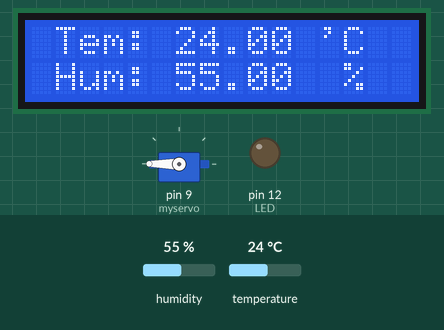
This sketch was run on a simulated Arduino Uno, built with avr-gcc and run on an emulated ATmega328P. Parts: servo, 16×2 character LCD, output pins drawn as LEDs (lit = HIGH). Dashed ring = blinking. The test bench sets the inputs (shaded band); at power-on: temperature 24 °C, humidity 55 %.

Above: at 1.7 s.
1.8 s: temperature set to 33 °C
At 4.22 s:
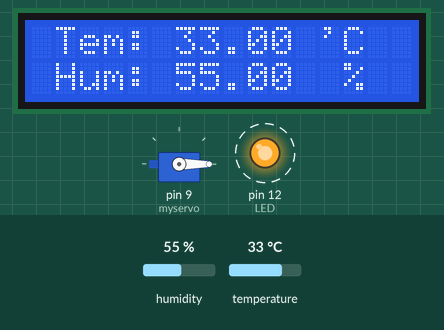
6.2 s: temperature set to 12 °C
At 7.5 s:
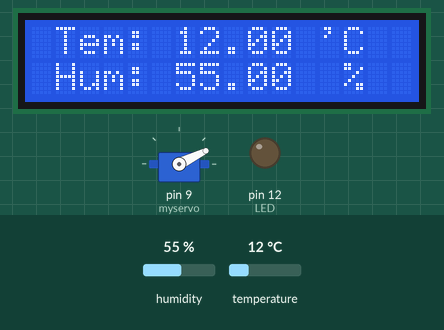
10.2 s: temperature set to 28 °C
At 14.3 s:
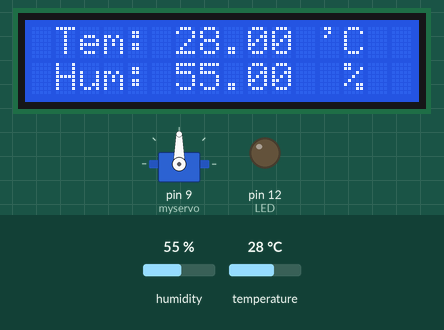
14.6 s: humidity set to 22 %
At 16.8 s:
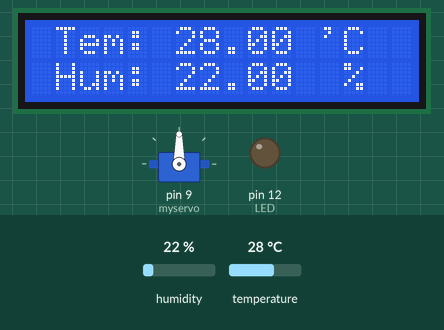
Timing chart, 0 to 18.3 s (numbered marks = the images above; inputs shaded):
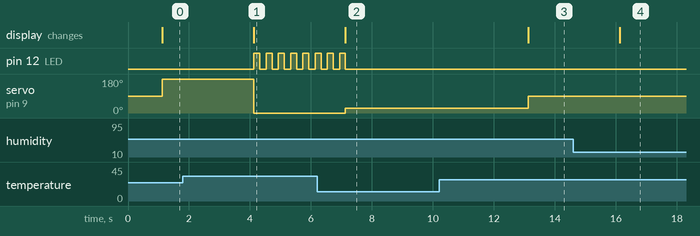

The sketch:

temp-humid-motor.ino
```cpp
#include <Adafruit_Sensor.h>
#include <DHT.h>
#include <DHT_U.h>
#include <LiquidCrystal_I2C.h>
#include <MsTimer2.h>
#include <Servo.h>

int DHTPIN = 4;
int DHTTYPE = DHT11;
int LED = 12;
int next = 0;
int cur = 0;
float t = 0;
float h = 0;
int led_state = 0;
unsigned long led_ptime = 0;
Servo myservo;
DHT dht(DHTPIN, DHTTYPE);
LiquidCrystal_I2C lcd(0x27, 16, 2);


void setup() {
  // put your setup code here, to run once:
  Serial.begin(9600);
  dht.begin();
  pinMode(LED, OUTPUT);


   myservo.attach(9);

  lcd.init();
  lcd.backlight();

  lcd.clear();

  led_ptime = millis();
  MsTimer2::set(1000, timer);
  MsTimer2::start();  //이 줄은 마지막에 쓰는 것이 좋다
}

void timer() {
  next ++;
}

void loop() {
  // put your main code here, to run repeatedly:

  if(next != cur) {
    t = dht.readTemperature();
    h = dht.readHumidity();

    if(isnan(h) || isnan(t)) {
      Serial.println("Failed to read from DHT sensor!");
      return;
    }

    lcd.setCursor(1, 0);
    lcd.print("Tem: ");
    lcd.print(t);
    lcd.println(" 'C   ");

    lcd.setCursor(1, 1);
    lcd.print("Hum: ");
    lcd.print(h);
    lcd.println("  %   ");


    myservo.write(180 - (((t - 26) * 180) / (4.0)));

    cur++;
  }

  if(t >= 29 && millis() - led_ptime > 200) {
    digitalWrite(LED, led_state ^= 1);
    led_ptime = millis();
  }
  if(t < 29) {
    digitalWrite(LED, LOW);
  }
}
```

Measured:
- after the input at 1.8 s, pin 12 (LED): alternates HIGH for 0.20 s and LOW for 0.20 s, starting after 2.3 s; servo on pin 9 (myservo): 180° → 0° after 2.3 s; the display: changes after 2.3 s (image 1)
- after the input at 6.2 s, pin 12 (LED): goes on until 7.1 s, then stays LOW; servo on pin 9 (myservo): 0° → 26° after 0.93 s; the display: changes after 0.93 s (image 2)
- after the input at 10.2 s, servo on pin 9 (myservo): 26° → 90° after 2.9 s; the display: changes after 2.9 s (image 3)
- after the input at 14.6 s, the display: changes after 1.5 s (image 4)
